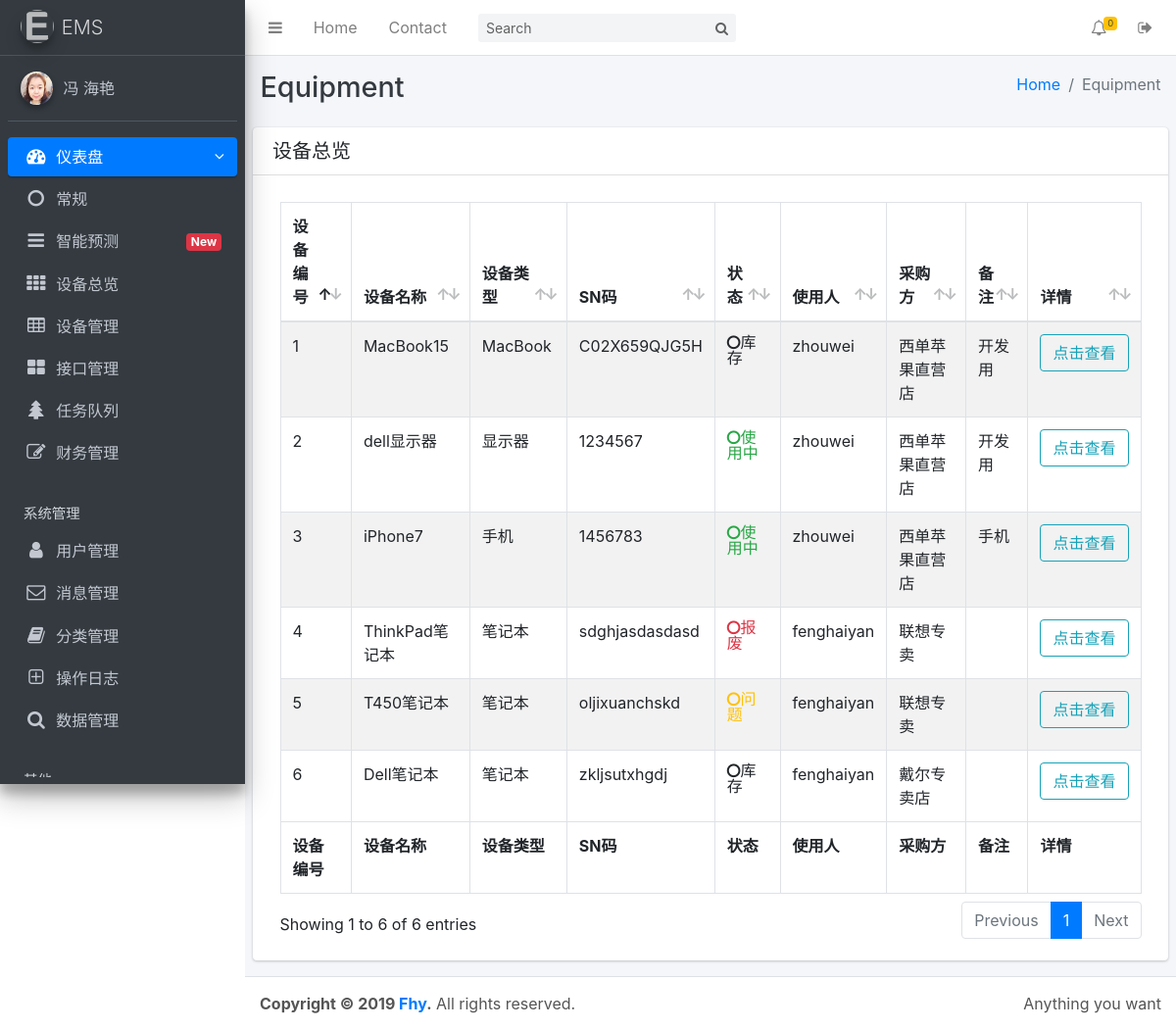
The app's page /equipment/ (signed in), older data.
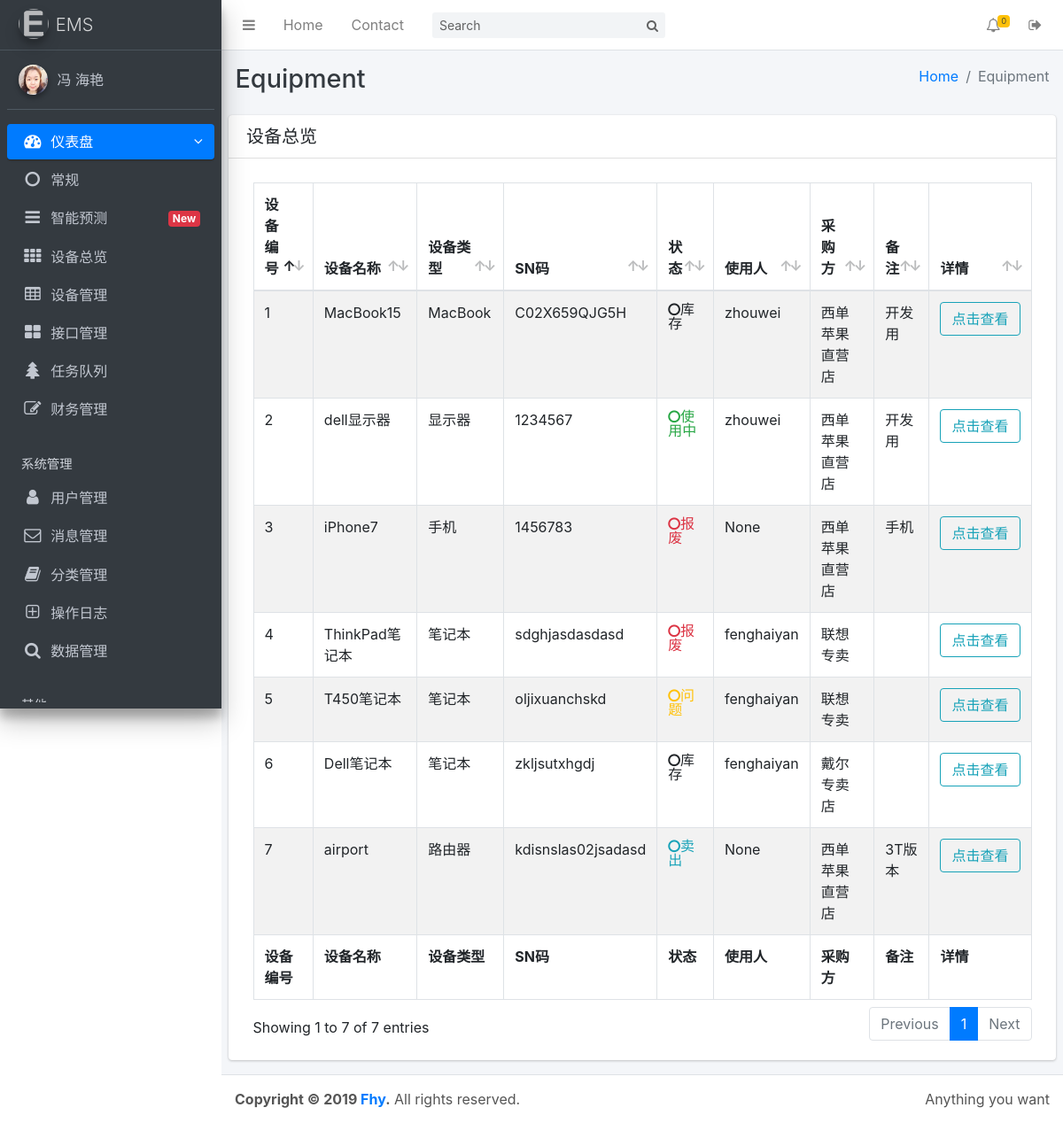
The same page, newer data.
### ems/models.py (models this page shows, shortened)
class Equipment(models.Model):
    gender = (
        ('unused', "库存"),
        ('useing', "使用中"),
        ('fixing', "维修中"),
        ('scrap', "报废"),
        ('problem', "问题"),
        ('sell', "卖出"),
    )
    name = models.CharField(max_length=128, unique=True, verbose_name='设备名称')
    category = models.ForeignKey(
        'Category', on_delete=models.CASCADE, verbose_name='设备类别')
    sn = models.CharField(max_length=128, unique=True, verbose_name='SN码/序列号')
    brand = models.ForeignKey(
        'Brand', on_delete=models.CASCADE, default="", verbose_name='品牌')
    img = models.CharField(max_length=256, default="",
                           blank=True, verbose_name='图片地址')
    state = models.CharField(
        max_length=32, choices=gender, default="库存", verbose_name='状态')
    user = models.ForeignKey(
        'User', on_delete=models.CASCADE, blank=True, default="", null=True,
        verbose_name='使用人')
    remark = models.TextField(
        max_length=256, default="", blank=True, verbose_name='备注')
    procurement = models.ForeignKey(
        'Merchant', on_delete=models.CASCADE, default="", null=True, verbose_name='采购方')
    price_in = models.CharField(max_length=128, verbose_name='买入价格')
    price_out = models.CharField(
        max_length=128, blank=True, verbose_name='卖出价格')
    maintain = models.ForeignKey('Merchant', on_delete=models.CASCADE, default="null",
                                 blank=True, related_name="fixer", null=True, verbose_name='维修方')
    history = HistoricalRecords()
    c_time=models.DateTimeField(auto_now_add=True)
    class Meta:
        ordering=["-c_time"]
        verbose_name="设备"
        verbose_name_plural="设备"

class Category(models.Model):
    name = models.CharField(max_length=128, unique=True, verbose_name='类别')
    c_time = models.DateTimeField(auto_now_add=True)
    def __str__(self):
        return self.name
    class Meta:
        ordering = ["-c_time"]
        verbose_name = "分类"
        verbose_name_plural = "分类"

class User(models.Model):
    gender = (
        ('male', "男"),
        ('female', "女"),
    )
    departments = (
        ('it', "信息部"),
        ('hr', "人力部"),
        ('administrative', "行政部"),
        ('financial', "财务部"),
        ('manager', "总经办"),
        ('sales', "销售部"),
        ('market', "市场部"),
    )
    name = models.CharField(max_length=128, unique=True, verbose_name='用户名')
    full_name = models.CharField(max_length=128, default="", verbose_name='姓名')
    password = models.CharField(max_length=256, verbose_name='密码')
    email = models.EmailField(unique=True, verbose_name='邮件')
    phone = models.CharField(max_length=128, default="", verbose_name='电话')
    sex = models.CharField(max_length=32, choices=gender,
                           default="男", verbose_name='性别')
    department = models.CharField(
        max_length=32, choices=departments, default="", verbose_name='所属部门')
    c_time = models.DateTimeField(auto_now_add=True)
    def __str__(self):
        return self.name
    class Meta:
        ordering = ["-c_time"]
        verbose_name = "员工"
        verbose_name_plural = "员工"

class Merchant(models.Model):
    gender=(
        ('sell', "销售"),
        ('fixing', "维修"),
        ('recycle', "回收"),
    )
    name=models.CharField(max_length=128, unique=True, verbose_name='商户名称')
    phone=models.CharField(max_length=128, verbose_name='商户电话')
    contact=models.CharField(max_length=128, default="", verbose_name='联系人')
    email=models.CharField(max_length=256, default="",
                             blank=True, verbose_name='邮件地址')
    info=models.TextField(max_length=256, default="",
                            blank=True, verbose_name='店铺信息')
    type=models.CharField(max_length=32, choices=gender, default="")
    c_time=models.DateTimeField(auto_now_add=True)
    def __str__(self):
        return self.name
    class Meta:
        ordering=["-c_time"]
        verbose_name="商户"
        verbose_name_plural="商户"

### ems/views.py (the view)
# urls.py: url(r'^equipment/', views.equipment),
@login_required
def equipment(request):
    equs = models.Equipment.objects.all()
    return render(request, 'equipment.html', {'page': 'Equipment', 'equs': equs})

### ems/templates/equipment.html (shortened to what this page needs)
{% extends 'base.html' %}
{% load staticfiles %}
{% block css %}
<link rel="stylesheet" href="{% static 'adminlte/css/ionicons.min.css' %}">
<link rel="stylesheet" href="{% static 'plugins/datatables/dataTables.bootstrap4.min.css' %}">
{% endblock %}
{% block content %}
<section class="content">
    <div class="row">
        <div class="col-12">
            <div class="card">
                <div class="card-header">
                    <h3 class="card-title">设备总览</h3>
                </div>
                <div class="card-body">
                    <table id="equipment-list" class="table table-bordered table-striped">
                        <thead>
                            <tr>
                                <th>设备编号</th>
                                <th>设备名称</th>
                                <th>设备类型</th>
                                <th>SN码</th>
                                <th>状态</th>
                                <th>使用人</th>
                                <th>采购方</th>
                                <th>备注</th>
                                <th>详情</th>
                            </tr>
                        </thead>
                        <tbody>
                            {% for equ in equs %}
                            <tr>
                                <td>{{ equ.id }}</td>
                                <td>{{ equ.name }}</td>
                                <td>{{ equ.category }}</td>
                                <td>{{ equ.sn }}</td>
                                {% if equ.state == "useing" %}
                                <td>
                                    <i class="nav-icon fa fa-circle-o text-success">使用中</i>
                                </td>
                                {% elif equ.state == "problem" %}
                                <td>
                                    <i class="nav-icon fa fa-circle-o text-warning">问题</i>
                                </td>
                                {% elif equ.state == "unused" %}
                                <td>
                                    <i class="nav-icon fa fa-circle-o text-default">库存</i>
                                </td>
                                {% elif equ.state == "scrap" %}
                                <td>
                                    <i class="nav-icon fa fa-circle-o text-danger">报废</i>
                                </td>
                                {% elif equ.state == "fixing" %}
                                <td>
                                    <i class="nav-icon fa fa-circle-o text-info">维修中</i>
                                </td>
                                {% elif equ.state == "sell" %}
                                <td>
                                    <i class="nav-icon fa fa-circle-o text-info">卖出</i>
                                </td>
                                {% endif %}
                                <td>{{ equ.user }}</td>
                                <td>{{ equ.procurement }}</td>
                                <td>{{ equ.remark }}</td>
                                <td>
                                    <a href="/detail/?sn={{ equ.sn }}">
                                        <button type="button" class="btn btn-block btn-outline-info">点击查看</button>
                                    </a>
                                </td>
                            </tr>
                            {% endfor %}
                        </tbody>
                        <tfoot>
                            <tr>
                                <th>设备编号</th>
                                <th>设备名称</th>
                                <th>设备类型</th>
                                <th>SN码</th>
                                <th>状态</th>
                                <th>使用人</th>
                                <th>采购方</th>
                                <th>备注</th>
                                <th>详情</th>
                            </tr>
                        </tfoot>
                    </table>
                </div>
            </div>
        </div>
    </div>
</section>
</div>
{% endblock %}

Row changes from the older to the newer data that the page shows:
added Equipment: id "7", name "airport", category "路由器", sn "kdisnslas02jsadasd", state "卖出", user "None", procurement "西单苹果直营店", remark "3T版本"
changed Equipment "iPhone7": user "zhouwei" → "None"; state "使用中" → "报废"
Text that changed along with them:
text written by a page script: "Showing 1 to 6 of 6 entries Previous 1 Next" → "Showing 1 to 7 of 7 entries Previous 1 Next"
